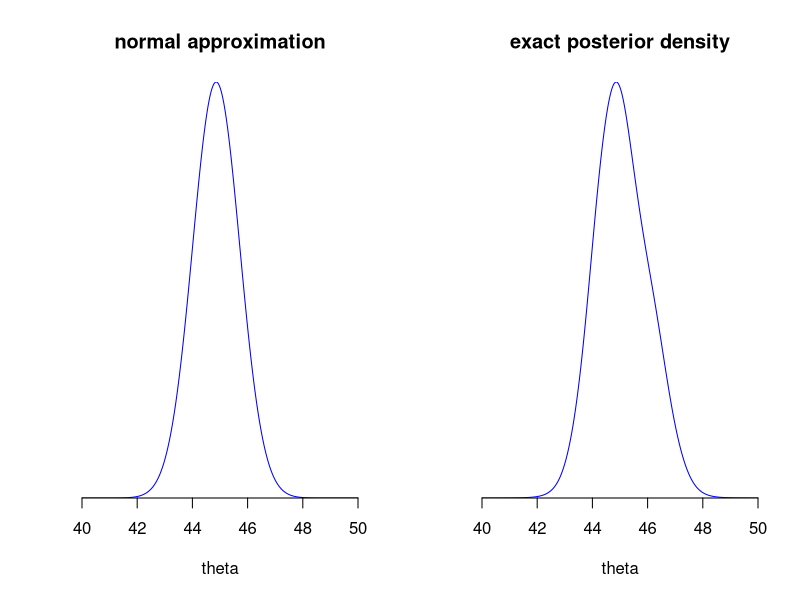

This chart was generated by the following R code:
library("nleqslv")
y <- c(43, 44, 45, 46.5, 47.5)
# find the posterior mode of theta
# x:theta
sys_eqs <- function(x){
  z <- numeric()
  
  z <- (x-y[1])/(1+(y[1]-x)^2) + (x-y[2])/(1+(y[2]-x)^2) + (x-y[3])/(1+(y[3]-x)^2) + (x-y[4])/(1+(y[4]-x)^2) + (x-y[5])/(1+(y[5]-x)^2)
  
  return(z)
}
xstart <- c(44)
x_end <- (nleqslv(xstart, sys_eqs, control = list(btol=1e-7)))[[1]]

sec_der <- 0
for(i in 1:5){
  sec_der <- sec_der + 2*((y[i]-x_end)^2-1)/(1+(y[i]-x_end)^2)^2
}

I_theta <- 1/(-sec_der)

# plot the approximate normal density 
par(mfrow=c(1,2))
x <- seq(-40, 50, 0.01)
z <- dnorm(x, 44.862, sqrt(0.727))
plot(x, z,type="l", 
     main= "normal approximation",
     xlab= "theta", ylab = "",
     xaxs = "i", yaxs ="i",
     yaxt="n",bty="n",
     col= "blue", xlim = c(40,50), cex=2)

# compute the density in Exercise 2.11
theta <- seq(0,100,0.01)
prior_theta <- vector(length = length(theta))

for(i in 1:length(theta)){
  prior_theta[i] <- 1/100
}

tem <- numeric()
likelihood <- function(a){
  for(i in 1:5){
    tem <- c(tem, 1/(1+(y[i]-a)^2))
  }
  c <- prod(tem)
  return(c)
}

posterior_theta <- numeric()
for(i in 1:length(prior_theta)){
  posterior_theta <- c(posterior_theta, prior_theta[i]*likelihood(theta[i]))
}
posterior_theta <- posterior_theta/sum(posterior_theta)
plot(theta, posterior_theta, type="l", 
     main= "exact posterior density",
     xlab= "theta", ylab = "",
     xaxs = "i", yaxs ="i",
     yaxt="n",bty="n",
     col= "blue", xlim = c(40,50), cex=2)
